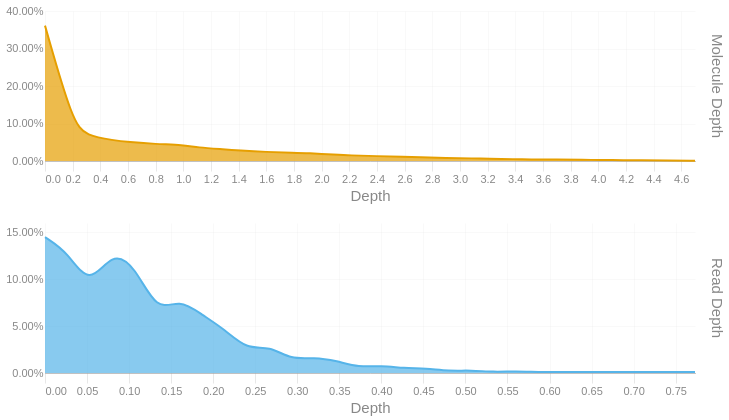

The notebook cell this image was saved under:
### Code cell
readdep = depth_hist(tb['Read Depth'], q99, 3)
readdep = readdep.with_columns(pl.lit('Read Depth').alias('Metric'))
if not SKIPLR:
    moldep = depth_hist(tb['Molecule Depth'], mol_q99, 1)
    moldep = moldep.with_columns(pl.lit('Molecule Depth').alias('Metric'))
    _hist = pl.concat([readdep, moldep])
    _hist = _hist.filter(pl.col('Proportion') != 0)
    with SafeRender(_hist):
        (
            alt.Chart(_hist)        
            .mark_area(interpolate = "basis")
            .encode(
                x=alt.X('Bin:Q').scale(domainMin=0).axis(alt.Axis(title='Depth')),
                y = alt.Y('Proportion:Q', title = None).axis(format = '.2%'),
                color = alt.Color('Metric:N').legend(None),
                row = alt.Row("Metric:N").header(title = None, labelOrient = 'right'),
                tooltip = [
                    alt.Tooltip("Metric:N", title = "Metric"),
                    alt.Tooltip('Interval:N', title = "Depth Interval"),
                    alt.Tooltip('Proportion:Q', title = "% Alignments").format('.2%')
                ]
            )
            .resolve_scale(x='independent', y='independent')
            .properties(
                height = 150, width = 650,
                usermeta={'embedOptions': {'downloadFileName': f'{samplename}.depth.hist'}}
            )
        ).display()
else:
    readdep = readdep.filter(pl.col('Proportion') != 0)
    with SafeRender(readdep):
        (
            alt.Chart(readdep)        
            .mark_area(interpolate = "basis")
            .encode(
                x=alt.X('Bin:Q').scale(domainMin=0).axis(alt.Axis(title='Depth')),
                y = alt.Y('Proportion:Q', title = None).axis(format = '.2%'),
                tooltip = [
                    alt.Tooltip('Interval:N', title = "Depth Interval"),
                    alt.Tooltip('Proportion:Q', title = "% Alignments").format('.2%')
                ]
            )
            .properties(
                usermeta={'embedOptions': {'downloadFileName': f'{samplename}.depth.hist'}}
            )
        ).display()

### Figure 1 — Vega-Lite specification as saved in the notebook (floating-point values rounded to 4 significant figures)
{"width": 650, "height": 150, "config": {"title": {"anchor": "start", "dy": -15, "fontSize": 18, "color": "#888888", "subtitleColor": "#888888", "subtitleFontSize": 14}, "arc": {"fill": "#0072B2"}, "axis": {"domainColor": "#888888", "domainWidth": 0.5, "gridWidth": 0.2, "grid": false, "titleFontWeight": 400, "titleFontSize": 15, "labelFontSize": 11, "labelColor": "#888888", "tickColor": "#888888", "tickWidth": 0.2, "titleColor": "#888888"}, "axisBand": {"grid": false}, "axisX": {"grid": true, "tickSize": 10, "domainCap": "round"}, "axisY": {"domain": false, "grid": true, "tickSize": 0, "domainCap": "round"}, "background": "transparent", "header": {"labelFontSize": 15, "labelColor": "#888888", "titleFontSize": 15, "titleFontWeight": 600, "titleColor": "#888888"}, "legend": {"labelFont": "sans-serif", "labelFontSize": 12, "labelColor": "#888888", "symbolSize": 100, "symbolType": "circle", "titleFontSize": 12, "titlePadding": 10, "titleColor": "#888888", "title": null}, "range": {"category": ["#E69F00", "#56B4E9", "#009E73", "#F0E442", "#0072B2", "#D55E00", "#CC79A7", "#000000"], "diverging": ["#cfe8f3", "#a2d4ec", "#73bfe2", "#46abdb", "#1696d2", "#12719e"]}, "area": {"fill": "#0072B2", "fillOpacity": 0.7, "line": true, "strokeOpacity": 0.7}, "line": {"color": "#0072B2", "stroke": "#0072B2", "strokeWidth": 2}, "trail": {"color": "#0072B2", "stroke": "#0072B2", "strokeWidth": 0, "size": 1}, "point": {"filled": true, "fillOpacity": 1.0, "size": 95}, "text": {"color": "#888888", "fontSize": 11, "align": "right", "fontWeight": 400, "size": 11}, "bar": {"fill": "#0072B2", "stroke": null}, "view": {"stroke": null, "continuousWidth": 660, "continuousHeight": 400}}, "data": {"name": "data-4a82fa9db372b3beeeac3a16fdd800e1"}, "mark": {"type": "area", "interpolate": "basis"}, "encoding": {"color": {"field": "Metric", "legend": null, "type": "nominal"}, "row": {"field": "Metric", "header": {"title": null, "labelOrient": "right"}, "type": "nominal"}, "tooltip": [{"field": "Metric", "title": "Metric", "type": "nominal"}, {"field": "Interval", "title": "Depth Interval", "type": "nominal"}, {"field": "Proportion", "format": ".2%", "title": "% Alignments", "type": "quantitative"}], "x": {"axis": {"title": "Depth"}, "field": "Bin", "scale": {"domainMin": 0}, "type": "quantitative"}, "y": {"axis": {"format": ".2%"}, "field": "Proportion", "title": null, "type": "quantitative"}}, "resolve": {"scale": {"x": "independent", "y": "independent"}}, "usermeta": {"embedOptions": {"downloadFileName": "TF26LRJL0092_50B_L_10484332_23Y22YLT4_L7.depth.hist"}}, "$schema": "https://vega.github.io/schema/vega-lite/v6.4.1.json", "datasets": {"data-4a82fa9db372b3beeeac3a16fdd800e1": [{"Bin": 0.0, "Interval": "0.0-0.027", "Proportion": 0.145, "Metric": "Read Depth"}, {"Bin": 0.027, "Interval": "0.027-0.053", "Proportion": 0.129, "Metric": "Read Depth"}, {"Bin": 0.053, "Interval": "0.053-0.08", "Proportion": 0.092, "Metric": "Read Depth"}, {"Bin": 0.08, "Interval": "0.08-0.107", "Proportion": 0.13, "Metric": "Read Depth"}, {"Bin": 0.107, "Interval": "0.107-0.133", "Proportion": 0.114, "Metric": "Read Depth"}, {"Bin": 0.133, "Interval": "0.133-0.16", "Proportion": 0.065, "Metric": "Read Depth"}, {"Bin": 0.16, "Interval": "0.16-0.187", "Proportion": 0.079, "Metric": "Read Depth"}, {"Bin": 0.187, "Interval": "0.187-0.213", "Proportion": 0.062, "Metric": "Read Depth"}, {"Bin": 0.213, "Interval": "0.213-0.24", "Proportion": 0.047, "Metric": "Read Depth"}, {"Bin": 0.24, "Interval": "0.24-0.267", "Proportion": 0.025, "Metric": "Read Depth"}, {"Bin": 0.267, "Interval": "0.267-0.293", "Proportion": 0.029, "Metric": "Read Depth"}, {"Bin": 0.293, "Interval": "0.293-0.32", "Proportion": 0.014, "Metric": "Read Depth"}, {"Bin": 0.32, "Interval": "0.32-0.347", "Proportion": 0.017, "Metric": "Read Depth"}, {"Bin": 0.347, "Interval": "0.347-0.373", "Proportion": 0.013, "Metric": "Read Depth"}, {"Bin": 0.373, "Interval": "0.373-0.4", "Proportion": 0.006, "Metric": "Read Depth"}, {"Bin": 0.4, "Interval": "0.4-0.427", "Proportion": 0.008, "Metric": "Read Depth"}, {"Bin": 0.427, "Interval": "0.427-0.453", "Proportion": 0.005, "Metric": "Read Depth"}, {"Bin": 0.453, "Interval": "0.453-0.48", "Proportion": 0.005, "Metric": "Read Depth"}, {"Bin": 0.48, "Interval": "0.48-0.507", "Proportion": 0.002, "Metric": "Read Depth"}, {"Bin": 0.507, "Interval": "0.507-0.533", "Proportion": 0.003, "Metric": "Read Depth"}, {"Bin": 0.533, "Interval": "0.533-0.56", "Proportion": 0.001, "Metric": "Read Depth"}, {"Bin": 0.56, "Interval": "0.56-0.587", "Proportion": 0.002, "Metric": "Read Depth"}, {"Bin": 0.587, "Interval": "0.587-0.613", "Proportion": 0.001, "Metric": "Read Depth"}, {"Bin": 0.613, "Interval": "0.613-0.64", "Proportion": 0.001, "Metric": "Read Depth"}, {"Bin": 0.64, "Interval": "0.64-0.667", "Proportion": 0.001, "Metric": "Read Depth"}, {"Bin": 0.667, "Interval": "0.667-0.693", "Proportion": 0.001, "Metric": "Read Depth"}, {"Bin": 0.693, "Interval": "0.693-0.72", "Proportion": 0.001, "Metric": "Read Depth"}, {"Bin": 0.747, "Interval": "0.747-0.773", "Proportion": 0.001, "Metric": "Read Depth"}, {"Bin": 0.773, "Interval": "0.773-0.8", "Proportion": 0.001, "Metric": "Read Depth"}, {"Bin": 0.0, "Interval": "0.0-0.2", "Proportion": 0.361, "Metric": "Molecule Depth"}, {"Bin": 0.2, "Interval": "0.2-0.3", "Proportion": 0.103, "Metric": "Molecule Depth"}, {"Bin": 0.3, "Interval": "0.3-0.5", "Proportion": 0.067, "Metric": "Molecule Depth"}, {"Bin": 0.5, "Interval": "0.5-0.6", "Proportion": 0.055, "Metric": "Molecule Depth"}, {"Bin": 0.6, "Interval": "0.6-0.8", "Proportion": 0.051, "Metric": "Molecule Depth"}, {"Bin": 0.8, "Interval": "0.8-1.0", "Proportion": 0.045, "Metric": "Molecule Depth"}, {"Bin": 1.0, "Interval": "1.0-1.1", "Proportion": 0.043, "Metric": "Molecule Depth"}, {"Bin": 1.1, "Interval": "1.1-1.3", "Proportion": 0.036, "Metric": "Molecule Depth"}, {"Bin": 1.3, "Interval": "1.3-1.4", "Proportion": 0.031, "Metric": "Molecule Depth"}, {"Bin": 1.4, "Interval": "1.4-1.6", "Proportion": 0.028, "Metric": "Molecule Depth"}, {"Bin": 1.6, "Interval": "1.6-1.8", "Proportion": 0.024, "Metric": "Molecule Depth"}, {"Bin": 1.8, "Interval": "1.8-1.9", "Proportion": 0.022, "Metric": "Molecule Depth"}, {"Bin": 1.9, "Interval": "1.9-2.1", "Proportion": 0.021, "Metric": "Molecule Depth"}, {"Bin": 2.1, "Interval": "2.1-2.2", "Proportion": 0.017, "Metric": "Molecule Depth"}, {"Bin": 2.2, "Interval": "2.2-2.4", "Proportion": 0.015, "Metric": "Molecule Depth"}, {"Bin": 2.4, "Interval": "2.4-2.6", "Proportion": 0.013, "Metric": "Molecule Depth"}, {"Bin": 2.6, "Interval": "2.6-2.7", "Proportion": 0.011, "Metric": "Molecule Depth"}, {"Bin": 2.7, "Interval": "2.7-2.9", "Proportion": 0.01, "Metric": "Molecule Depth"}, {"Bin": 2.9, "Interval": "2.9-3.1", "Proportion": 0.008, "Metric": "Molecule Depth"}, {"Bin": 3.1, "Interval": "3.1-3.2", "Proportion": 0.007, "Metric": "Molecule Depth"}, {"Bin": 3.2, "Interval": "3.2-3.4", "Proportion": 0.006, "Metric": "Molecule Depth"}, {"Bin": 3.4, "Interval": "3.4-3.5", "Proportion": 0.005, "Metric": "Molecule Depth"}, {"Bin": 3.5, "Interval": "3.5-3.7", "Proportion": 0.004, "Metric": "Molecule Depth"}, {"Bin": 3.7, "Interval": "3.7-3.9", "Proportion": 0.004, "Metric": "Molecule Depth"}, {"Bin": 3.9, "Interval": "3.9-4.0", "Proportion": 0.003, "Metric": "Molecule Depth"}, {"Bin": 4.0, "Interval": "4.0-4.2", "Proportion": 0.003, "Metric": "Molecule Depth"}, {"Bin": 4.2, "Interval": "4.2-4.3", "Proportion": 0.002, "Metric": "Molecule Depth"}, {"Bin": 4.3, "Interval": "4.3-4.5", "Proportion": 0.002, "Metric": "Molecule Depth"}, {"Bin": 4.5, "Interval": "4.5-4.7", "Proportion": 0.001, "Metric": "Molecule Depth"}, {"Bin": 4.7, "Interval": "4.7-4.82", "Proportion": 0.001, "Metric": "Molecule Depth"}]}}
